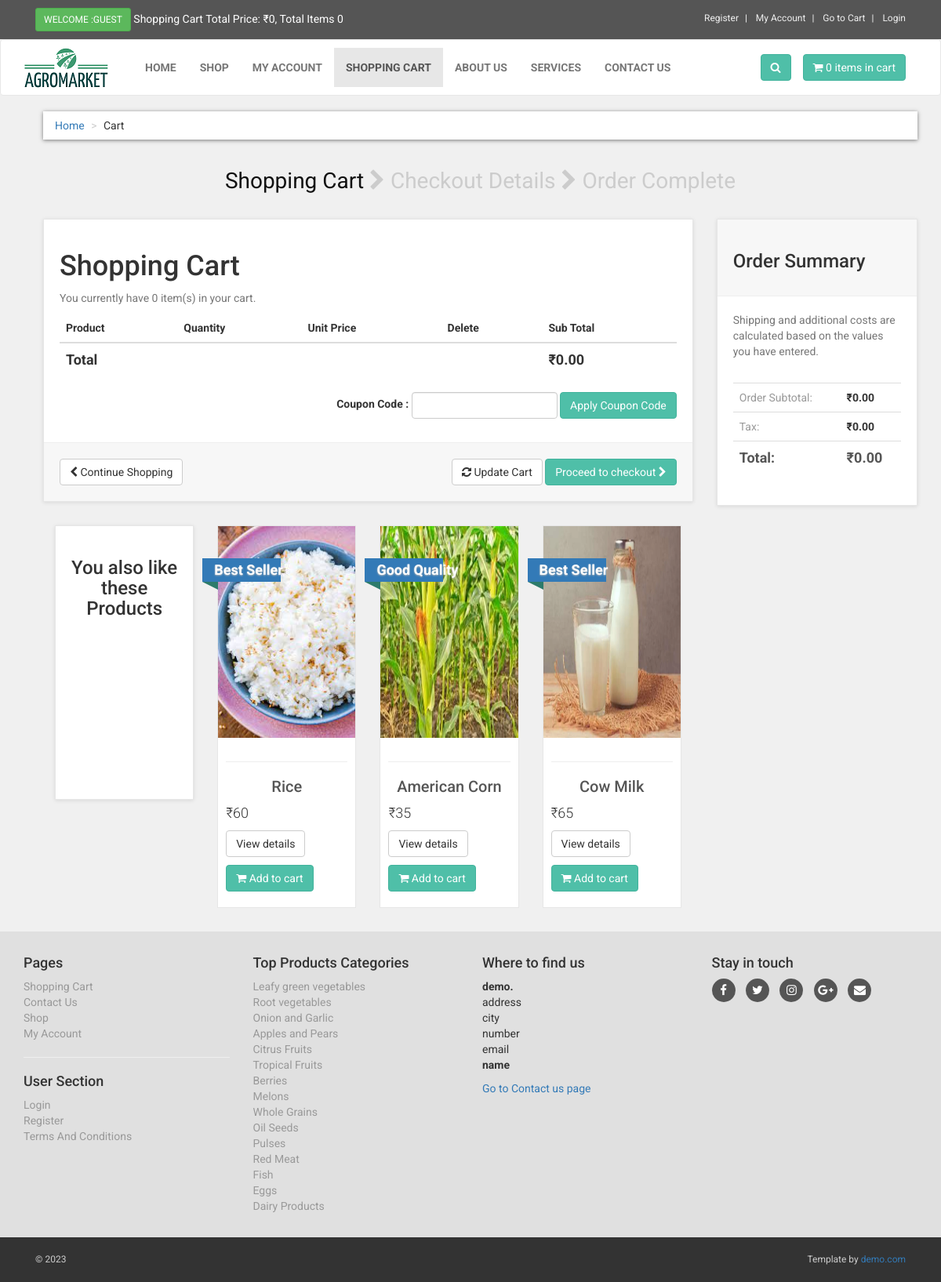
The app's page /cart.php with its own data.
### tables this page shows
CREATE TABLE `products` (
  `product_id` int(10) NOT NULL,
  `vendor_id` text NOT NULL,
  `p_cat_id` int(10) NOT NULL,
  `cat_id` int(10) NOT NULL,
  `manufacturer_id` int(10) NOT NULL,
  `date` timestamp NOT NULL DEFAULT current_timestamp() ON UPDATE current_timestamp(),
  `product_title` text NOT NULL,
  `product_seo_desc` text NOT NULL,
  `product_url` text NOT NULL,
  `product_img1` text NOT NULL,
  `product_img2` text NOT NULL,
  `product_img3` text NOT NULL,
  `product_price` int(10) NOT NULL,
  `product_psp_price` int(100) NOT NULL,
  `product_desc` text NOT NULL,
  `product_features` text NOT NULL,
  `product_video` text NOT NULL,
  `product_keywords` text NOT NULL,
  `product_label` text NOT NULL,
  `product_type` text NOT NULL,
  `product_weight` decimal(10,1) NOT NULL,
  `product_views` int(10) NOT NULL,
  `product_vendor_status` text NOT NULL,
  `status` varchar(255) NOT NULL
);

CREATE TABLE `product_categories` (
  `p_cat_id` int(10) NOT NULL,
  `p_cat_title` text NOT NULL,
  `p_cat_top` text NOT NULL,
  `p_cat_image` text NOT NULL
);

### cart.php (the view, shortened to what this page needs)
<?php
include("includes/db.php");
include("functions/functions.php");
?>
<!DOCTYPE html>
<html>
<head>
<link href="styles/bootstrap.min.css" rel="stylesheet">
<link href="styles/style.css" rel="stylesheet">
<link href="font-awesome/css/font-awesome.min.css" rel="stylesheet">
</head>
<body>
<div id="top">
<div class="container">
<div class="col-md-6 offer">
<a href="#" class="btn btn-success btn-sm" >
<?php
if(!isset($_SESSION['customer_email'])){
echo "Welcome :Guest";
}else{
echo "Welcome : " . $_SESSION['customer_email'] . "";
}
?>
</a>
<a href="#">
Shopping Cart Total Price: <span class="subtotal-cart-price"><?php total_price(); ?></span>, Total Items <?php items(); ?>
</a>
</div>
<div class="col-md-6">
<ul class="menu">
<?php if(!isset($_SESSION['customer_email'])){ ?>
<li>
<a href="customer_register.php"> Register </a>
</li>
<?php
}else{
$customer_email = $_SESSION['customer_email'];
$select_customer = "select * from customers where customer_email='$customer_email'";
$run_customer = mysqli_query($con,$select_customer);
$row_customer = mysqli_fetch_array($run_customer);
$customer_role = $row_customer['customer_role'];
if($customer_role == "customer"){
?>
<li>
<a href="shop.php"> Shop </a>
</li>
<?php }elseif($customer_role == "vendor"){ ?>
<li>
<a href="vendor_dashboard/index.php"> Vendor Dashboard </a>
</li>
<?php } } ?>
<li>
<?php
if(!isset($_SESSION['customer_email'])){
echo "<a href='checkout.php' >My Account</a>";
}
else{
echo "<a href='customer/my_account.php?my_orders'>My Account</a>";
}
?>
</li>
<li>
<a href="cart.php">
Go to Cart
</a>
</li>
<li>
<?php
if(!isset($_SESSION['customer_email'])){
echo "<a href='checkout.php'> Login </a>";
}else {
echo "<a href='logouphp'> Logout </a>";
}
?>
</li>
</ul>
</div>
</div>
</div>
<div class="navbar navbar-default" id="navbar">
<div class="container" >
<div class="navbar-header">
<a class="navbar-brand home" href="index.php" >
<img src="images/logo.png" class="hidden-xs" >
</a>
</div>
<div class="navbar-collapse collapse" id="navigation" >
<div class="padding-nav" >
<ul class="nav navbar-nav navbar-left">
<li>
<a href="index.php"> Home </a>
</li>
<li>
<a href="shop.php"> Shop </a>
</li>
<li>
<?php
if(!isset($_SESSION['customer_email'])){
echo "<a href='checkout.php' >My Account</a>";
}
else{
echo "<a href='customer/my_account.php?my_orders'>My Account</a>";
}
?>
</li>
<li class="active" >
<a href="cart.php"> Shopping Cart </a>
</li>
<li>
<a href="abouphp"> About Us </a>
</li>
<li>
<a href="services.php"> Services </a>
</li>
<li>
<a href="contact.php"> Contact Us </a>
</li>
</ul>
</div>
<a class="btn btn-primary navbar-btn right" href="cart.php">
<i class="fa fa-shopping-cart"></i>
<span> <?php items(); ?> items in cart </span>
</a>
<div class="navbar-collapse collapse right">
<button class="btn navbar-btn btn-primary" type="button" data-toggle="collapse" data-target="#search">
<i class="fa fa-search"></i>
</button>
</div>
</div>
</div>
</div>
<div id="content" >
<div class="container-fluid">
<div class="col-md-12">
<ul class="breadcrumb" >
<li>
<a href="index.php">Home</a>
</li>
<li>Cart</li>
</ul>
<nav class="checkout-breadcrumbs text-center">
<a href="cart.php" class="active">Shopping Cart</a>
<i class="fa fa-chevron-right"></i>
<a href="checkout.php">Checkout Details</a>
<i class="fa fa-chevron-right"></i>
<a href="#"> Order Complete </a>
</nav>
</div>
<div class="col-md-9" id="cart">
<div class="box">
<form action="cart.php" method="post" enctype="multipart-form-data" >
<h1> Shopping Cart </h1>
<p class="text-muted" > You currently have <?php items(); ?> item(s) in your cart. </p>
<div class="table-responsive" >
<table class="table" >
<thead>
<tr>
<th colspan="2">Product</th>
<th>Quantity</th>
<th>Unit Price</th>
<th colspan="1"> Delete </th>
<th colspan="2"> Sub Total </th>
</tr>
</thead>
<?php
$total = 0;
$physical_products = array();
?>
<tfoot>
<tr>
<th colspan="5"> Total </th>
<th colspan="2"> <span class="subtotal-cart-price">₹<?php echo $total; ?></span>.00 </th>
</tr>
</tfoot>
</table>
<div class="form-inline pull-right">
<div class="form-group">
<label>Coupon Code : </label>
<input type="text" name="code" class="form-control">
</div>
<input class="btn btn-primary" type="submit" name="apply_coupon" value="Apply Coupon Code" >
</div>
</div>
<div class="box-footer">
<div class="pull-left">
<a href="index.php" class="btn btn-default">
<i class="fa fa-chevron-left"></i> Continue Shopping
</a>
</div>
<div class="pull-right">
<button class="btn btn-default" type="submit" name="update" value="Update Cart">
<i class="fa fa-refresh"></i> Update Cart
</button>
<a href="checkout.php" class="btn btn-primary">
Proceed to checkout <i class="fa fa-chevron-right"></i>
</a>
</div>
</div>
</form>
</div>
<div id="row same-height-row">
<div class="col-md-3 col-sm-6">
<div class="box same-height headline">
<h3 class="text-center"> You also like these Products </h3>
</div>
</div>
<?php
$get_products = "select * from products order by rand() LIMIT 0,3";
$run_products = mysqli_query($con,$get_products);
while($row_products=mysqli_fetch_array($run_products)){
$pro_title = $row_products['product_title'];
$pro_price = $row_products['product_price'];
$pro_img1 = $row_products['product_img1'];
$pro_label = $row_products['product_label'];
$pro_psp_price = $row_products['product_psp_price'];
$pro_url = $row_products['product_url'];
$product_type = $row_products['product_type'];
if($product_type != "variable_product"){
if($pro_label == "Sale" or $pro_label == "Gift"){
$product_price = "<del> ₹$pro_price </del>";
$product_psp_price = "| ₹$pro_psp_price";
}
else{
$product_psp_price = "";
$product_price = "₹$pro_price";
}
}
if($pro_label == ""){
$product_label = "";
}
else{
$product_label = "
<a class='label sale' href='#' style='color:black;'>
<div class='thelabel'>$pro_label</div>
<div class='label-background'> </div>
</a>
";
}
echo "
<div class='col-md-3 col-sm-6 center-responsive' >
<div class='product' >
<a href='$pro_url' >
<img src='admin_area/product_images/$pro_img1' class='product-img'>
</a>
<div class='text' >
<hr>
<h3 class='product-title'><a href='$pro_url' >$pro_title</a></h3>
<p class='price' > $product_price $product_psp_price </p>
<p class='buttons' >
<a href='$pro_url' class='btn btn-default' >View details</a>
<a href='$pro_url' class='btn btn-primary'>
<i class='fa fa-shopping-cart'></i> Add to cart
</a>
</p>
</div>
$product_label
</div>
</div>
";
}
?>
</div>
</div>
<div class="col-md-3">
<div class="box" id="order-summary">
<div class="box-header">
<h3>Order Summary</h3>
</div>
<p class="text-muted">
Shipping and additional costs are calculated based on the values you have entered.
</p>
<div class="table-responsive">
<table class="table">
<tbody id="cart-summary-tbody">
<tr>
<td> Order Subtotal: </td>
<th> ₹<?php echo $total; ?>.00 </th>
</tr>
<tr>
<td>Tax:</td>
<th>₹0.00</th>
</tr>
<tr class="total">
<td>Total:</td>
<?php if(count($physical_products) > 0 ){ ?>
<th class="total-cart-price">₹<?php echo $total_cart_price; ?>.00</th>
<?php }else{ ?>
<th class="total-cart-price">₹<?php echo $total; ?>.00</th>
<?php } ?>
</tr>
</tbody>
</table>
</div>
</div>
</div>
</div>
</div>
<?php include("includes/footer.php"); ?>
</body>
</html>

### functions/functions.php (shortened to what this page needs)
<?php
function items(){
$count_items = 0;
echo $count_items;
}
function total_price(){
$total = 0;
echo "₹" . $total;
}
?>

### includes/footer.php (shortened to what this page needs)
<?php
if(isset($include_page) and $include_page == "vendor_store"){
$store_back_url = "../";
}else{
$store_back_url = "";
}
?>
<div id="footer">
<div class="container">
<div class="row" >
<div class="col-md-3 col-sm-6" >
<h4>Pages</h4>
<ul>
<li><a href="<?php echo $store_back_url; ?>cart.php">Shopping Cart</a></li>
<li><a href="<?php echo $store_back_url; ?>contact.php">Contact Us</a></li>
<li><a href="<?php echo $store_back_url; ?>shop.php">Shop</a></li>
<li>
<?php
if(!isset($_SESSION['customer_email'])){
echo "<a href='$store_back_url" . "checkout.php' >My Account</a>";
}
else{
echo "<a href='$store_back_url" . "customer/my_account.php?my_orders'>My Account</a>";
}
?>
</li>
</ul>
<hr>
<h4>User Section</h4>
<ul>
<li>
<?php
if(!isset($_SESSION['customer_email'])){
echo "<a href='$store_back_url" . "checkout.php' >Login</a>";
}
else{
echo "<a href='$store_back_url" . "customer/my_account.php?my_orders'>My Account</a>";
}
?>
</li>
<li><a href="<?php echo $store_back_url; ?>customer_register.php">Register</a></li>
<li><a href="<?php echo $store_back_url; ?>terms.php">Terms And Conditions </a></li>
</ul>
</div>
<div class="col-md-3 col-sm-6">
<h4> Top Products Categories </h4>
<ul>
<?php
$get_p_cats = "select * from product_categories";
$run_p_cats = mysqli_query($con,$get_p_cats);
while($row_p_cats = mysqli_fetch_array($run_p_cats)){
$p_cat_id = $row_p_cats['p_cat_id'];
$p_cat_title = $row_p_cats['p_cat_title'];
echo "<li> <a href='$store_back_url" . "shop.php?p_cat=$p_cat_id'> $p_cat_title </a> </li>";
}
?>
</ul>
</div>
<div class="col-md-3 col-sm-6">
<h4>Where to find us</h4>
<p>
<strong>demo.</strong>
<br>address
<br>city
<br>number
<br>email
<br>
<strong>name</strong>
</p>
<a href="<?php echo $store_back_url; ?>contact.php">Go to Contact us page</a>
</div>
<div class="col-md-3 col-sm-6">
<h4> Stay in touch </h4>
<p class="social">
<a href="#"><i class="fa fa-facebook"></i></a>
<a href="#"><i class="fa fa-twitter"></i></a>
<a href="#"><i class="fa fa-instagram"></i></a>
<a href="#"><i class="fa fa-google-plus"></i></a>
<a href="#"><i class="fa fa-envelope"></i></a>
</p>
</div>
</div>
</div>
</div>
<div id="copyright">
<div class="container" >
<div class="col-md-6" >
<p class="pull-left"> &copy; 2023 </p>
</div>
<div class="col-md-6">
<p class="pull-right"> Template by <a href="http://www.demo.com" >demo.com</a> </p>
</div>
</div>
</div>

### styles/style.css (style rules this page uses)
body { font-family: "Roboto", Helvetica, Arial, sans-serif; font-size: 14px; line-height: 1.42857143; color: #333333; background-color: #f0f0f0; overflow-x: hidden; }
#top { background: #555555; padding: 10px 0; }
#top .offer { color: #fff; }
#top .offer .btn { text-transform: uppercase; }
#top a { color: #fff; }
#top ul.menu { padding-top: 5px; margin: 0; text-align: right; font-size: 12px; list-style: none; }
#top ul.menu > li { display: inline-block; }
#top ul.menu > li a { color: #eeeeee; }
#top ul.menu > li + li:before { content: "|\00a0"; padding: 0 5px; color: #f7f7f7; }
.navbar { background:white; }
.navbar-collapse .right { float:right; }
.navbar-brand { float:left; padding: 10px 15px; font-size:18px; line-height:20px; height:70px; }
.navbar ul.nav > li > a { text-transform:uppercase; font-weight:bold; font-size:14px; }
.padding-nav { padding-top:10px; }
.btn-primary { color:rgb(255, 255, 255); background-color:rgb(79, 191, 168); border-color:rgb(65, 179, 156); }
.box { background: #fff; margin: 0 0 30px; border: solid 1px #e6e6e6; box-sizing: border-box; padding:20px; box-shadow: 0 1px 5px rgba(0, 0, 0, 0.1); }
#content { padding-left:25px; }
#content .product { background:#fff; border: solid 1px #e6e6e6; box-sizing: border-box; margin-bottom: 30px; }
#content .product .product-img { max-width: 100%; min-height:270px; max-height:270px; }
#content .product .product-title { overflow: hidden; text-overflow: ellipsis; white-space: nowrap; }
#content .product .text p.price { font-size:18px; font-weight:300; }
#content .product .text .buttons { clear:both; }
#content .product .text h3 { text-align:center; font-size:20px; }
#content .product .text h3 a { color:rgb(85, 85, 85); }
#content .product .text { padding:10px 10px 0px; }
#content .product .text .buttons .btn { margin-bottom:10px; }
.breadcrumb { padding: 8px 15px; margin-bottom:20px; background-color: #ffffff; border-radius: 0; box-shadow: 0 1px 5px rgba(0, 0, 0, 0.5); }
.breadcrumb > li + li:before { content: ">\00a0"; color:#cccccc; }
#content .headline { height: 350px; }
.checkout-breadcrumbs { font-size:2em; line-height:1.3; color: #ccc; padding:15px 0; margin-bottom:15px; }
.checkout-breadcrumbs a, .checkout-breadcrumbs a:hover { color: #ccc; text-decoration:none; }
.checkout-breadcrumbs a.active { color:#111; }
#content #cart .table tfoot { font-size:18px; }
.box .box-footer { background: #f7f7f7; margin: 30px -20px -20px; padding:20px; border-top: solid 1px #eeeeee; }
.box .box-footer:before, .box .box-footer:after { content:" "; display: table; }
.box .box-footer:after { clear:both; }
.box .box-header { background:#f7f7f7; margin:-20px -20px 20px; padding:20px; border-bottom: solid 1px #eeeeee; }
#content #order-summary table { margin-top: 20px; }
#content #order-summary table td { color: #999999; }
#content #order-summary table tr.total td, #content #order-summary table tr.total th { font-size: 18px; color:#555555; font-weight: 700; }
#footer { background: #e0e0e0; padding: 20px 0; }
#footer ul { padding-left: 0; list-style: none; }
#footer ul a { color:#999999; padding: 20px 0; }
#footer .social { text-align: left; }
#footer .social a { margin: 0 10px 0 0; color: #fff; display: inline-block; width: 30px; height: 30px; border-radius: 15px; line-height: 30px; font-size: 15px; text-align: center; transition: all 0.2s ease-out; vertical-align: bottom; background-color:#555555; }
#copyright { background:#333; color:#ccc; padding:20px 0; font-size:12px; }
#copyright p { margin: 0; }
.label { text-decoration : none; position: absolute; top: 50px; padding-left:51px; z-index: 20; }
.label .thelabel { position: relative; width: 100px; padding: 6px 50px 6px 15px; margin: 40px 50px 10px -71px; color: #fff; font-size:18px; font-weight:bold; background-color: #337ab7; text-shadow: 0px 1px 2px #bbb ; }
.label .thelabel:before, .label .thelabel:after { content: ''; position: absolute; width:0; height:0; }
.label .thelabel:after { left: 0px; top: 100%; border-width : 5px 10px; border-style: solid; border-color: #2d7b6b #2d7b6b transparent transparent; }
.label.sale { top: 0; }

### records on screen
products: product_img1 (picture), product_title "Rice", product_price "₹60", product_label "Best Seller"
products: product_img1 (picture), product_title "American Corn", product_price "₹35", product_label "Good Quality"
products: product_img1 (picture), product_title "Cow Milk", product_price "₹65", product_label "Best Seller"
product_categories: p_cat_title "Leafy green vegetables"
product_categories: p_cat_title "Root vegetables"
product_categories: p_cat_title "Onion and Garlic"
product_categories: p_cat_title "Apples and Pears"
product_categories: p_cat_title "Citrus Fruits"
product_categories: p_cat_title "Tropical Fruits"
product_categories: p_cat_title "Berries"
product_categories: p_cat_title "Melons"
product_categories: p_cat_title "Whole Grains"
product_categories: p_cat_title "Oil Seeds"
product_categories: p_cat_title "Pulses"
product_categories: p_cat_title "Red Meat"
product_categories: p_cat_title "Fish"
product_categories: p_cat_title "Eggs"
product_categories: p_cat_title "Dairy Products"

### other values on screen
$total "0"
$count_items "0 0 0"
